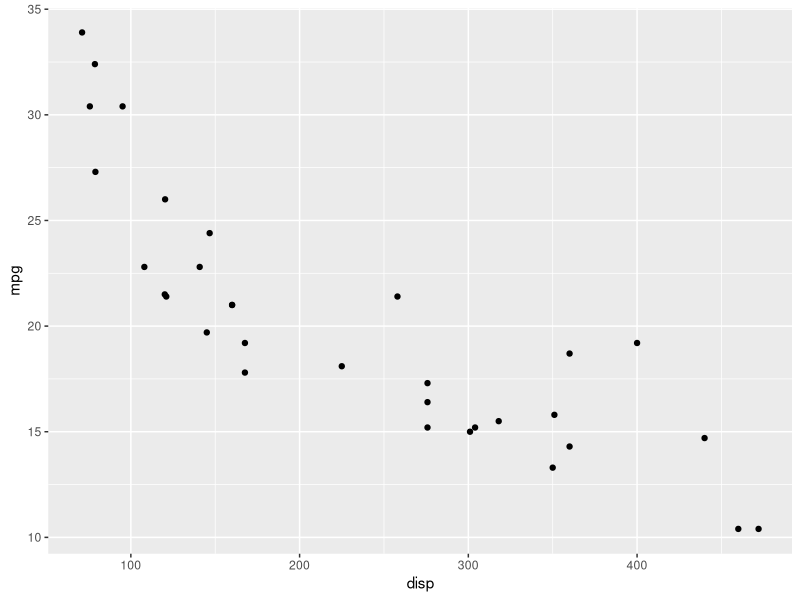

This chart was generated by the following R code:
## ---- chunk 1
knitr::opts_chunk$set(echo = TRUE)
## ---- chunk 2
library(datasets)
data(iris)
head(iris)
## ---- chunk 3
unique(iris$Species)
## ---- chunk 4
data(mtcars)
head(mtcars, 5)
## ---- chunk 5
# load ggplot package
library(ggplot2)
## ---- chunk 6
ggplot(aes(x=disp, y=mpg,), data=mtcars) + geom_point()
